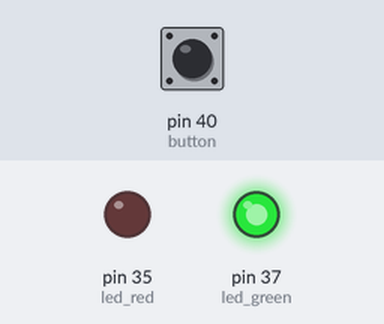
Bench run of a program on a simulated Raspberry Pi (header pin numbers). Parts: output pins drawn as LEDs (lit = HIGH). Inputs (shaded band) come from the test bench; at power-on: pin 40 (button) LOW.

Above: at 1.2 s.
1.3 s: pin 40 (button) pulled HIGH for 0.15 s
At 1.39 s:
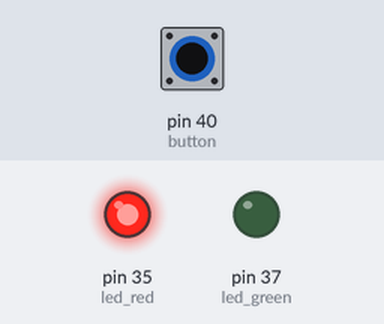
2.9 s: pin 40 (button) pulled HIGH for 3.2 s
At 7.2 s:
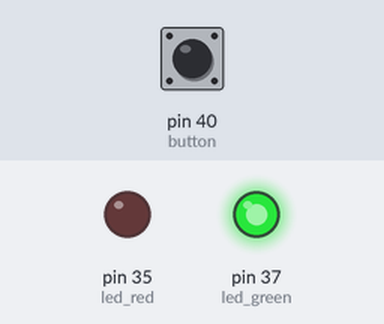
Timing chart, 0 to 8.7 s (numbered marks = the images above; inputs shaded):
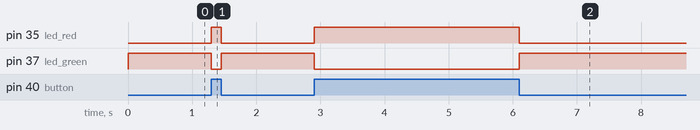

The program:

b1.py
```python
'''
实现按下按键红灯亮，松开按键绿灯亮
'''
import RPi.GPIO as GPIO
import time
led_green = 37 #控制绿灯
led_red = 35   #控制红灯gpio端口
button = 40    #按键检测gpio端口
GPIO.setmode(GPIO.BOARD)
GPIO.setup(led_green, GPIO.OUT)
GPIO.setup(led_red, GPIO.OUT)
GPIO.setup(button, GPIO.IN,pull_up_down=GPIO.PUD_DOWN)#设置gpio端口为下拉输入
button_pressed = True

def red():
    GPIO.output(led_green, 0)
    GPIO.output(led_red, 1)

def green():
    GPIO.output(led_green, 1)
    GPIO.output(led_red, 0)

while True:
    if(GPIO.input(button)==button_pressed):
        red()
    else:
        green()
```

Measured:
- after the input at 1.3 s, pin 35 (led_red): LOW → HIGH at once, → LOW 0.15 s later; pin 37 (led_green): HIGH → LOW at once, → HIGH 0.15 s later
- after the input at 2.9 s, pin 35 (led_red): LOW → HIGH at once, → LOW 3.2 s later; pin 37 (led_green): HIGH → LOW at once, → HIGH 3.2 s later
